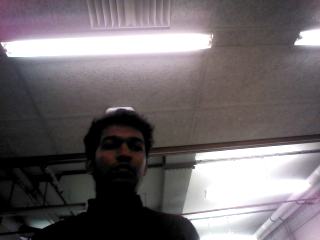
#> input picture framework/faceimage2.png, 320 x 240 px
$ python imgBCtest.py
#> lines starting #> are read from the running program, lines starting #| are printed output that depends on the picture
import numpy as np
import cv2
import math

import matplotlib.pyplot as plt
import matplotlib.image as mpimg

img = cv2.imread('faceimage2.png')
#> img is the input picture: shape (240, 320, 3); mean B, G, R 108.6, 105.5, 111.9
imgRGB = cv2.cvtColor(img, cv2.COLOR_BGR2RGB)

hsv1 = cv2.cvtColor(img, cv2.COLOR_BGR2HSV)
#> hsv1: shape (240, 320, 3); mean H, S, V 68.5, 21.6, 113.3
hsv2 = cv2.cvtColor(img, cv2.COLOR_BGR2HSV)
hsv3 = cv2.cvtColor(img, cv2.COLOR_BGR2HSV)

addVal = 10
rows, columns =  np.where(hsv1[:,:,2]<(255-addVal))
for x in range(len(rows)):
    hsv1[:,:,2][rows[x]][columns[x]] += addVal
#> hsv1: shape (240, 320, 3); mean H, S, V 68.5, 21.6, 122

addVal = 20
rows, columns =  np.where(hsv2[:,:,2]<(255-addVal))
for x in range(len(rows)):
    hsv2[:,:,2][rows[x]][columns[x]] += addVal
#> hsv2: shape (240, 320, 3); mean H, S, V 68.5, 21.6, 130.6

addVal = 30
rows, columns =  np.where(hsv3[:,:,2]<(255-addVal))
for x in range(len(rows)):
    hsv3[:,:,2][rows[x]][columns[x]] += addVal
#> hsv3: shape (240, 320, 3); mean H, S, V 68.5, 21.6, 138.9

img3 = cv2.cvtColor(hsv1, cv2.COLOR_HSV2RGB)
img4 = cv2.cvtColor(hsv2, cv2.COLOR_HSV2RGB)
img5 = cv2.cvtColor(hsv3, cv2.COLOR_HSV2RGB)
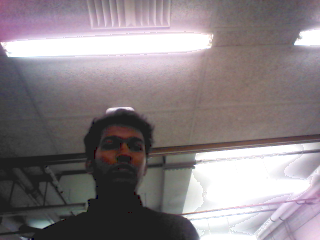
#> img5: shape (240, 320, 3); mean R, G, B 137, 128.8, 132.5


def adjust_gamma(image, gamma=1.0):
	# build a lookup table mapping the pixel values [0, 255] to
	# their adjusted gamma values
#> called with gamma = 1.5
	invGamma = 1.0 / gamma
	table = np.array([((i / 255.0) ** invGamma) * 255
		for i in np.arange(0, 256)]).astype("uint8")

	# apply gamma correction using the lookup table
	return cv2.LUT(image, table)
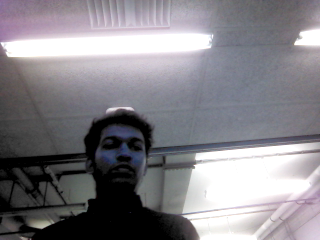
#> returned value: shape (240, 320, 3); mean of channels 0, 1, 2 135.9, 130.2, 132.6; drawn as B, G, R


# loop over various values of gamma
# for gamma in np.arange(1.0, 2.5, 0.5):
# 	# ignore when gamma is 1 (there will be no change to the image)
# 	if gamma == 1:
# 		continue
#
# 	# apply gamma correction and show the images
# 	gamma = gamma if gamma > 0 else 0.1
# 	adjusted = adjust_gamma(original, gamma=gamma)
# 	cv2.putText(adjusted,
#                 "g={}".format(gamma),
#                 (10, 30),
#                 cv2.FONT_HERSHEY_SIMPLEX,
#                 0.8,
#                 (0, 0, 255),
#                 3 )
# 	cv2.imshow("Images", np.hstack([original, adjusted]))
# 	cv2.waitKey(0)

image1 = adjust_gamma(imgRGB, gamma=1.5)
image2 = adjust_gamma(imgRGB, gamma=2.0)
#> call 2 of adjust_gamma, with gamma = 2
#> in adjust_gamma (call 2), `return cv2.LUT(image, table)`:
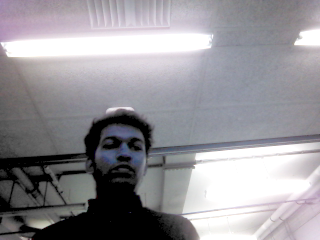
#> returned value: shape (240, 320, 3); mean of channels 0, 1, 2 152.1, 147.2, 149.2; drawn as B, G, R


plt.subplot(221)
plt.imshow(imgRGB)


plt.subplot(222)
plt.imshow(image1)

plt.subplot(223)
plt.imshow(image2)

plt.subplot(224)
plt.imshow(img5)

plt.show()
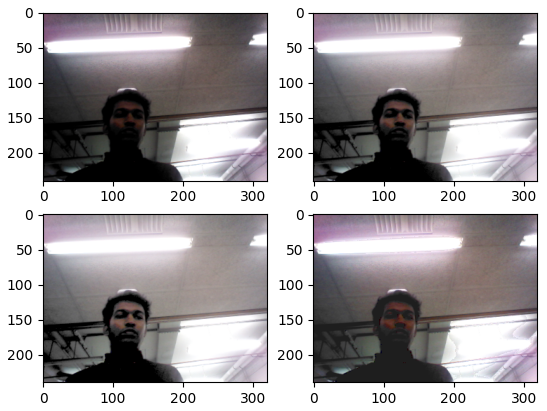
#> figure drawn by matplotlib, 4 panels

$ run again, with framework/faceimage1.png copied over framework/faceimage2.png
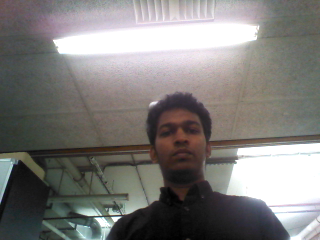
#> input picture framework/faceimage1.png, 320 x 240 px
#> img is the input picture: shape (240, 320, 3); mean B, G, R 122.9, 125.2, 127.2
#> in adjust_gamma (call 2), `return cv2.LUT(image, table)`:
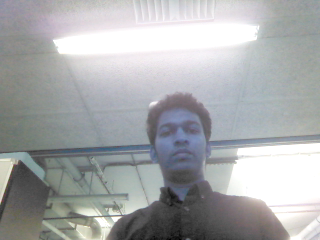
#> returned value: shape (240, 320, 3); mean of channels 0, 1, 2 171.2, 169.8, 167.7; drawn as B, G, R
#> `plt.show()`:
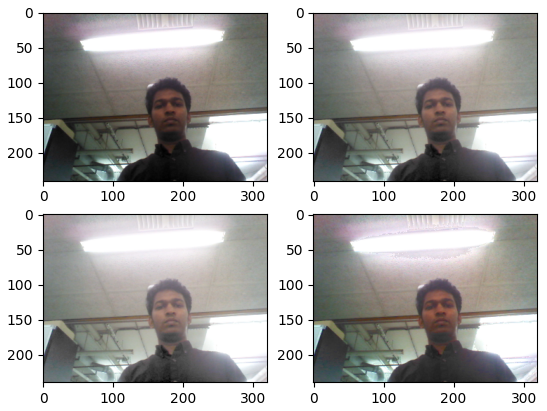
#> figure drawn by matplotlib, 4 panels

$ run again, with framework/faceimage3.png copied over framework/faceimage2.png
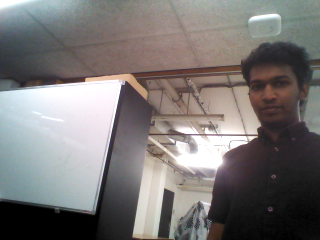
#> input picture framework/faceimage3.png, 320 x 240 px
#> img is the input picture: shape (240, 320, 3); mean B, G, R 117.1, 118.3, 121.8
#> in adjust_gamma (call 2), `return cv2.LUT(image, table)`:
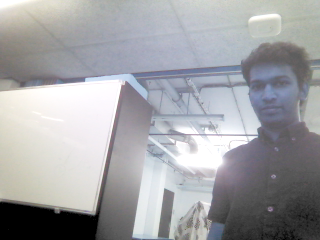
#> returned value: shape (240, 320, 3); mean of channels 0, 1, 2 164.8, 161.8, 161; drawn as B, G, R
#> `plt.show()`:
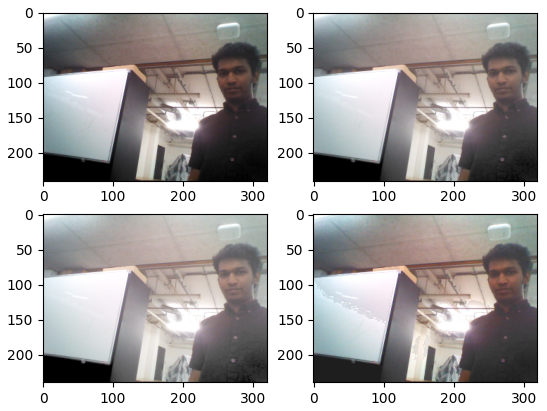
#> figure drawn by matplotlib, 4 panels

$ run again, with framework/faceimage4.png copied over framework/faceimage2.png
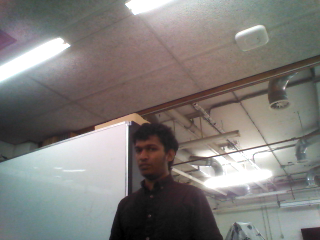
#> input picture framework/faceimage4.png, 320 x 240 px
#> img is the input picture: shape (240, 320, 3); mean B, G, R 122.1, 125, 128.1
#> in adjust_gamma (call 2), `return cv2.LUT(image, table)`:
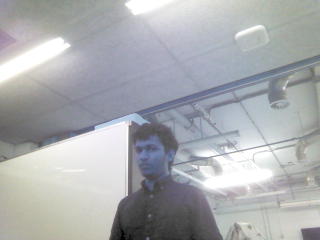
#> returned value: shape (240, 320, 3); mean of channels 0, 1, 2 175.3, 172.5, 170.3; drawn as B, G, R
#> `plt.show()`:
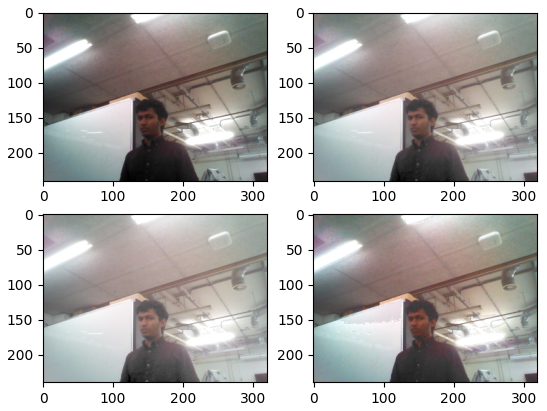
#> figure drawn by matplotlib, 4 panels
